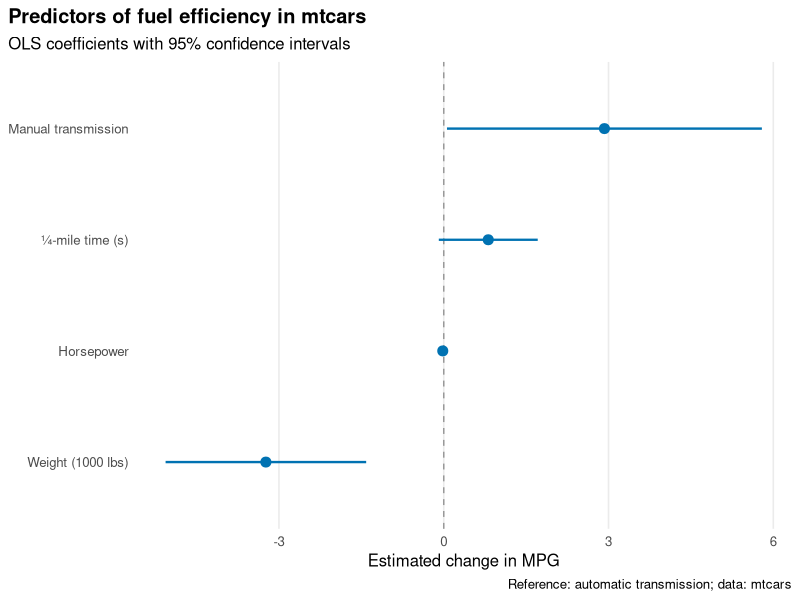

Generate this figure with R: (Note: this script raises an error after producing the figure.)
# ── Title ──────────────────────────────────────────────────────────────────────
# Predictors of fuel efficiency in mtcars
# Source: plan.md Section 10.4
# Packages: tidyverse, broom
# Output: forest_plot_mtcars.png, 170 × 100 mm, 300 DPI
# ───────────────────────────────────────────────────────────────────────────────

# ── Libraries ─────────────────────────────────────────────────
library(tidyverse)
library(broom)

# ── Data preparation ──────────────────────────────────────────
mod <- lm(mpg ~ wt + hp + qsec + factor(am), data = mtcars)

td <- tidy(mod, conf.int = TRUE) %>%
  filter(term != "(Intercept)") %>%
  mutate(
    term = recode(term,
      "wt"          = "Weight (1000 lbs)",
      "hp"          = "Horsepower",
      "qsec"        = "¼-mile time (s)",
      "factor(am)1" = "Manual transmission"
    ),
    significant = p.value < 0.05
  )

# ── Plot ──────────────────────────────────────────────────────
p <- ggplot(td, aes(x = estimate, y = fct_reorder(term, estimate))) +
  geom_vline(xintercept = 0, linetype = "dashed", color = "grey60") +
  geom_pointrange(
    aes(xmin = conf.low, xmax = conf.high),
    color    = "#0072B2",
    size     = 0.6,
    linewidth = 0.8
  ) +
  labs(
    title    = "Predictors of fuel efficiency in mtcars",
    subtitle = "OLS coefficients with 95% confidence intervals",
    x        = "Estimated change in MPG",
    y        = NULL,
    caption  = "Reference: automatic transmission; data: mtcars"
  ) +
  theme_minimal(base_size = 12) +
  theme(
    plot.title           = element_text(face = "bold"),
    plot.title.position  = "plot",
    panel.grid.major.y   = element_blank(),
    panel.grid.minor     = element_blank()
  )

# ── Export ────────────────────────────────────────────────────
ggsave("forest_plot_mtcars.png", p,
       width = 170, height = 100, units = "mm", dpi = 300)

# ── Reproducibility ───────────────────────────────────────────
sessioninfo::session_info()
